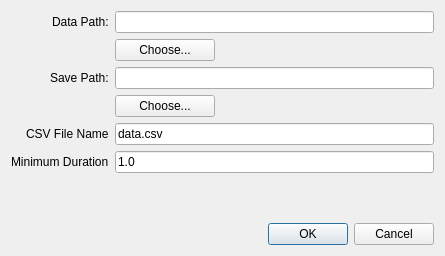
<?xml version="1.0" encoding="UTF-8"?>
<ui version="4.0">
 <class>Dialog</class>
 <widget class="QDialog" name="Dialog">
  <property name="geometry">
   <rect>
    <x>0</x>
    <y>0</y>
    <width>445</width>
    <height>256</height>
   </rect>
  </property>
  <property name="windowTitle">
   <string>Dialog</string>
  </property>
  <layout class="QVBoxLayout" name="verticalLayout">
   <item>
    <layout class="QFormLayout" name="formLayout">
     <property name="labelAlignment">
      <set>Qt::AlignRight|Qt::AlignTrailing|Qt::AlignVCenter</set>
     </property>
     <item row="4" column="0">
      <widget class="QLabel" name="label_3">
       <property name="text">
        <string>CSV File Name</string>
       </property>
      </widget>
     </item>
     <item row="4" column="1">
      <widget class="QLineEdit" name="csvFileName">
       <property name="minimumSize">
        <size>
         <width>300</width>
         <height>0</height>
        </size>
       </property>
       <property name="maximumSize">
        <size>
         <width>400</width>
         <height>16777215</height>
        </size>
       </property>
       <property name="text">
        <string>data.csv</string>
       </property>
       <property name="placeholderText">
        <string/>
       </property>
      </widget>
     </item>
     <item row="5" column="0">
      <widget class="QLabel" name="label">
       <property name="text">
        <string>Minimum Duration</string>
       </property>
      </widget>
     </item>
     <item row="5" column="1">
      <widget class="QLineEdit" name="minDur">
       <property name="minimumSize">
        <size>
         <width>300</width>
         <height>0</height>
        </size>
       </property>
       <property name="maximumSize">
        <size>
         <width>400</width>
         <height>16777215</height>
        </size>
       </property>
       <property name="text">
        <string>1.0</string>
       </property>
      </widget>
     </item>
     <item row="1" column="1">
      <widget class="QPushButton" name="dataFolderButton">
       <property name="minimumSize">
        <size>
         <width>80</width>
         <height>0</height>
        </size>
       </property>
       <property name="maximumSize">
        <size>
         <width>100</width>
         <height>16777215</height>
        </size>
       </property>
       <property name="layoutDirection">
        <enum>Qt::RightToLeft</enum>
       </property>
       <property name="text">
        <string>Choose...</string>
       </property>
      </widget>
     </item>
     <item row="3" column="1">
      <widget class="QPushButton" name="saveFolderButton">
       <property name="minimumSize">
        <size>
         <width>80</width>
         <height>0</height>
        </size>
       </property>
       <property name="maximumSize">
        <size>
         <width>100</width>
         <height>16777215</height>
        </size>
       </property>
       <property name="layoutDirection">
        <enum>Qt::RightToLeft</enum>
       </property>
       <property name="text">
        <string>Choose...</string>
       </property>
      </widget>
     </item>
     <item row="2" column="0">
      <widget class="QLabel" name="label_2">
       <property name="text">
        <string>Save Path:</string>
       </property>
      </widget>
     </item>
     <item row="0" column="0">
      <widget class="QLabel" name="label_1">
       <property name="text">
        <string>Data Path:</string>
       </property>
      </widget>
     </item>
     <item row="0" column="1">
      <widget class="QLineEdit" name="dataFolder">
       <property name="minimumSize">
        <size>
         <width>300</width>
         <height>0</height>
        </size>
       </property>
       <property name="maximumSize">
        <size>
         <width>400</width>
         <height>16777215</height>
        </size>
       </property>
      </widget>
     </item>
     <item row="2" column="1">
      <widget class="QLineEdit" name="saveFolder">
       <property name="minimumSize">
        <size>
         <width>300</width>
         <height>0</height>
        </size>
       </property>
       <property name="maximumSize">
        <size>
         <width>400</width>
         <height>16777215</height>
        </size>
       </property>
      </widget>
     </item>
    </layout>
   </item>
   <item>
    <widget class="QDialogButtonBox" name="buttonBox">
     <property name="orientation">
      <enum>Qt::Horizontal</enum>
     </property>
     <property name="standardButtons">
      <set>QDialogButtonBox::Cancel|QDialogButtonBox::Ok</set>
     </property>
    </widget>
   </item>
  </layout>
 </widget>
 <resources/>
 <connections>
  <connection>
   <sender>buttonBox</sender>
   <signal>accepted()</signal>
   <receiver>Dialog</receiver>
   <slot>accept()</slot>
   <hints>
    <hint type="sourcelabel">
     <x>248</x>
     <y>254</y>
    </hint>
    <hint type="destinationlabel">
     <x>157</x>
     <y>274</y>
    </hint>
   </hints>
  </connection>
  <connection>
   <sender>buttonBox</sender>
   <signal>rejected()</signal>
   <receiver>Dialog</receiver>
   <slot>reject()</slot>
   <hints>
    <hint type="sourcelabel">
     <x>316</x>
     <y>260</y>
    </hint>
    <hint type="destinationlabel">
     <x>286</x>
     <y>274</y>
    </hint>
   </hints>
  </connection>
 </connections>
</ui>
